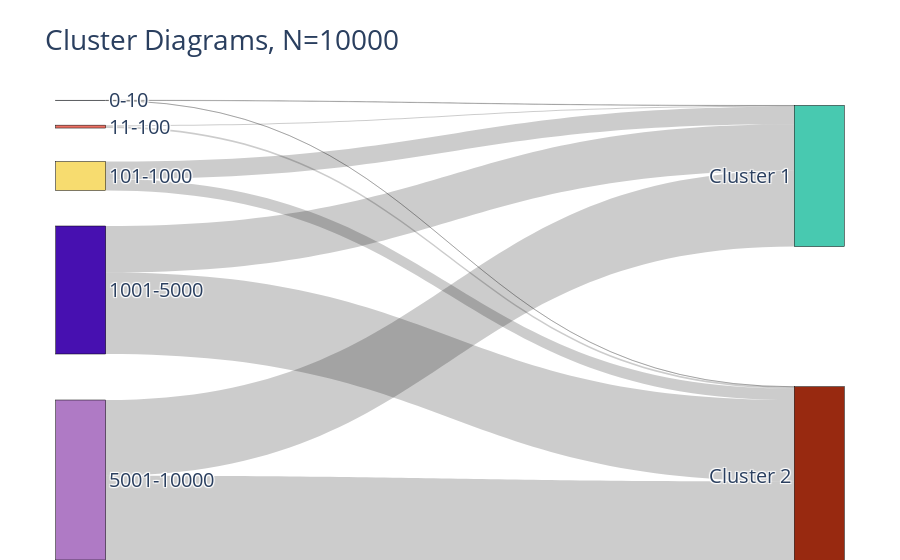

Here is the notebook cell this chart was saved with:
### Code cell
fig = go.Figure(data=[go.Sankey(
    node = dict(
      pad = 15,
      thickness = 50,
      line = dict(color = "black", width = 0.5),
      label = ["0-10", "11-100", "101-1000", "1001-5000", "5001-10000", "Cluster 1", "Cluster 2"],
      color = ['#808B96', '#EC7063', '#F7DC6F', '#4710B0', '#AF7AC5', '#48C9B0', '#982910'],
      x = [0.001, 0.001, 0.001, 0.001, 0.001, 0.999, 0.999],
      y = [0.001, 0.07, 0.2, 0.5, 1, 0.2, 0.99]
    ),
    link = dict(
      source = [0, 0, 1, 1, 2, 2, 3, 3, 4, 4],
      target = [5, 6, 5, 6, 5, 6, 5, 6, 5, 6],
      value  = df.value.to_list()
  ))])

fig.update_layout(title_text="Cluster Diagrams, N=10000", font_size=20)
fig.show()

### Figure 1 — Plotly figure (JSON) as saved in the notebook; plotly's stock layout.template omitted (floating-point values rounded to 4 significant figures)
{"data": [{"link": {"source": [0, 0, 1, 1, 2, 2, 3, 3, 4, 4], "target": [5, 6, 5, 6, 5, 6, 5, 6, 5, 6], "value": [8, 2, 32, 58, 544, 356, 1454, 2546, 2371, 2629]}, "node": {"color": ["#808B96", "#EC7063", "#F7DC6F", "#4710B0", "#AF7AC5", "#48C9B0", "#982910"], "label": ["0-10", "11-100", "101-1000", "1001-5000", "5001-10000", "Cluster 1", "Cluster 2"], "line": {"color": "black", "width": 0.5}, "pad": 15, "thickness": 50, "x": [0.001, 0.001, 0.001, 0.001, 0.001, 0.999, 0.999], "y": [0.001, 0.07, 0.2, 0.5, 1, 0.2, 0.99]}, "type": "sankey"}], "layout": {"font": {"size": 20}, "title": {"text": "Cluster Diagrams, N=10000"}}}
